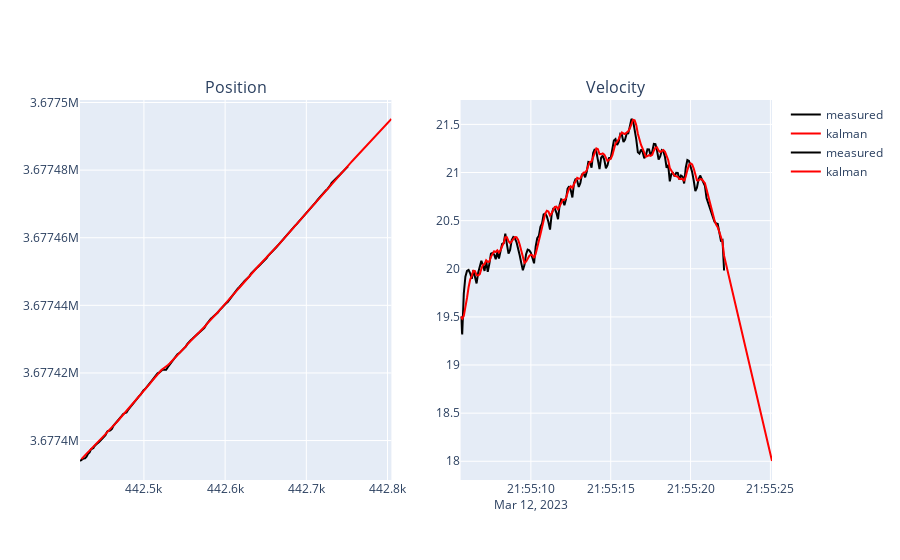

Write notebook code for a chart like this one.
### Code cell
fig = make_subplots(
    rows=1,
    cols=2,
    subplot_titles=("Position", "Velocity"),
    specs=[[{"type": "scatter"}, {"type": "scatter"}]],
)

# add the x/y position
fig.add_trace(
    go.Scatter(
        x=veh_df.utm_x, # - veh_df.utm_x.min(),
        y=veh_df.utm_y, # - veh_df.utm_y.min(),
        mode="lines",
        opacity=1,
        line_color="black",
        name="measured",
    ),
    row=1,
    col=1,
)

# add the x/y position
fig.add_trace(
    go.Scatter(
        x=[t[0] for t in track],
        y=[t[1] for t in track],
        mode="lines",
        opacity=1,
        line_color="red",
        name="kalman",
    ),
    row=1,
    col=1,
)

fig.add_trace(
    go.Scatter(
        x=veh_df.epoch_time,
        y=veh_df.f32_velocityInDir_mps,
        mode="lines",
        opacity=1,
        line_color="black",
        name="measured",
        showlegend=True,
    ),
    row=1,
    col=2,
)

fig.add_trace(
    go.Scatter(
        x=veh_df.epoch_time.min() + (timedelta(seconds=0.1) * np.arange(len(track))),
        y=[t[3] for t in track],
        mode="lines",
        opacity=1,
        line_color="red",
        name="kalman",
        showlegend=True,
    ),
    row=1,
    col=2,
)

fig.show()

### Figure 1 — Plotly figure (JSON) as saved in the notebook; plotly's stock layout.template omitted (floating-point values rounded to 4 significant figures; data arrays with more than 128 entries replaced by an {"elided": "..."} marker saying what was removed)
{"data": [{"line": {"color": "black"}, "mode": "lines", "name": "measured", "opacity": 1, "type": "scatter", "x": {"elided": "166 float values"}, "xaxis": "x", "y": {"elided": "166 float values"}, "yaxis": "y"}, {"line": {"color": "red"}, "mode": "lines", "name": "kalman", "opacity": 1, "type": "scatter", "x": {"elided": "196 float values"}, "xaxis": "x", "y": {"elided": "196 float values"}, "yaxis": "y"}, {"line": {"color": "black"}, "mode": "lines", "name": "measured", "opacity": 1, "showlegend": true, "type": "scatter", "x": {"elided": "166 str values"}, "xaxis": "x2", "y": {"elided": "166 float values"}, "yaxis": "y2"}, {"line": {"color": "red"}, "mode": "lines", "name": "kalman", "opacity": 1, "showlegend": true, "type": "scatter", "x": {"elided": "196 str values"}, "xaxis": "x2", "y": {"elided": "196 float values"}, "yaxis": "y2"}], "layout": {"annotations": [{"font": {"size": 16}, "showarrow": false, "text": "Position", "x": 0.225, "xanchor": "center", "xref": "paper", "y": 1, "yanchor": "bottom", "yref": "paper"}, {"font": {"size": 16}, "showarrow": false, "text": "Velocity", "x": 0.775, "xanchor": "center", "xref": "paper", "y": 1, "yanchor": "bottom", "yref": "paper"}], "xaxis": {"anchor": "y", "domain": [0, 0.45]}, "xaxis2": {"anchor": "y2", "domain": [0.55, 1]}, "yaxis": {"anchor": "x", "domain": [0, 1]}, "yaxis2": {"anchor": "x2", "domain": [0, 1]}}}
